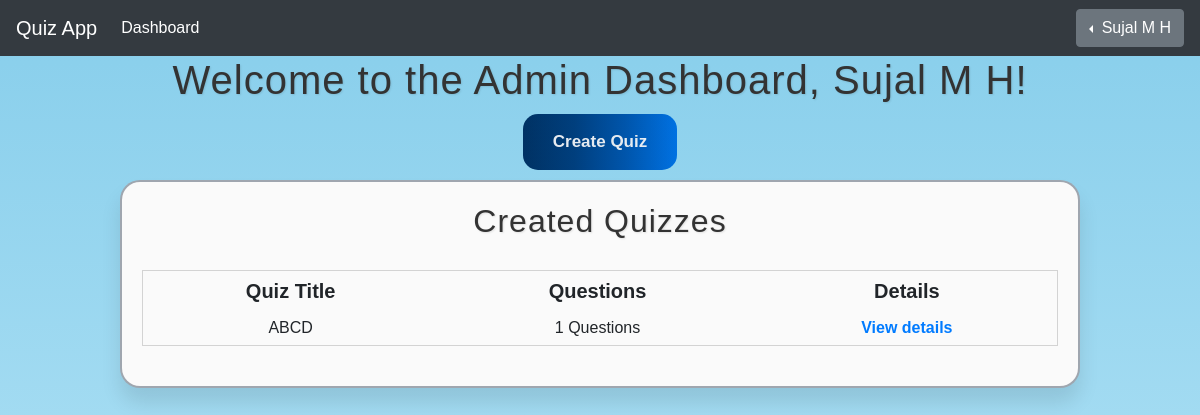
The app's page /admin/dashboard (signed in), older data.
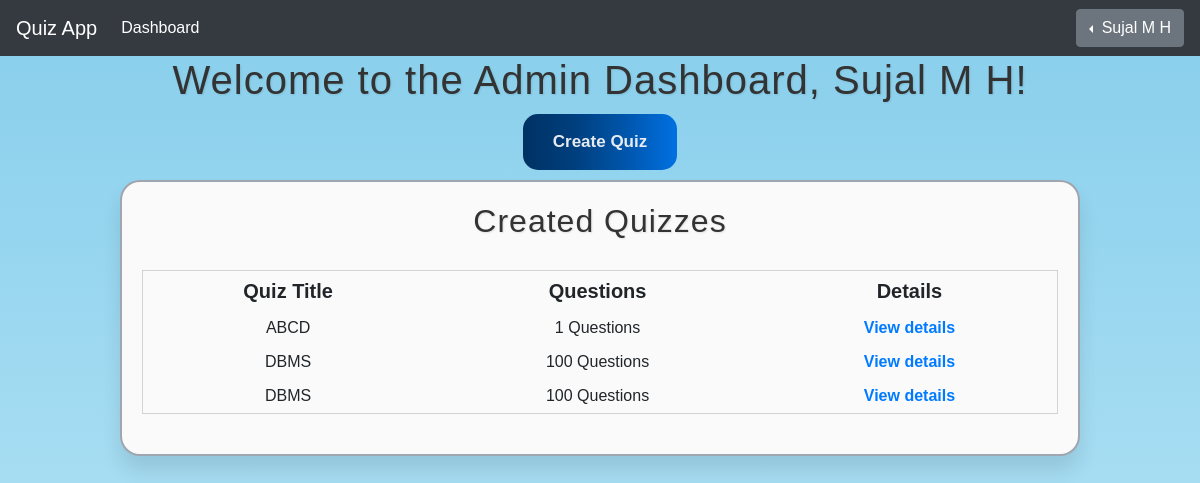
The same page, newer data.
### app/models.py (models this page shows)
class User(UserMixin, db.Model):
    __tablename__ = 'user'
    id = db.Column(db.Integer, primary_key=True)
    name = db.Column(db.String(100), nullable=False)
    usn = db.Column(db.String(10), unique=True, nullable=True)
    username = db.Column(db.String(100), unique=True, nullable=False)
    password = db.Column(db.String(200), nullable=False)
    role = db.Column(db.String(10), nullable=False, default='user')
    results = db.relationship('Result', back_populates='user')
    attempts = db.relationship('QuizAttempt', back_populates='user')

class Quiz(db.Model):
    __tablename__ = 'quiz'
    id = db.Column(db.Integer, primary_key=True)
    title = db.Column(db.String(150), nullable=False)
    time_limit = db.Column(db.Integer, nullable=True)
    num_questions_display = db.Column(db.Integer, nullable=False)
    link = db.Column(db.String(255), unique=True, nullable=False, default=generate_unique_quiz_link)
    admin_id = db.Column(db.Integer, db.ForeignKey('user.id'), nullable=False)
    questions = db.relationship('Question', backref='quiz', lazy=True, cascade='all, delete-orphan')
    results = db.relationship('Result', back_populates='quiz')
    start_time = db.Column(db.DateTime, nullable=True)
    end_time = db.Column(db.DateTime, nullable=True)
    attempts = db.relationship('QuizAttempt', back_populates='quiz')

### app/routes.py (the view)
@main.route('/admin/dashboard')
@login_required
def admin_dashboard():
    if current_user.role != 'admin':
        flash('Access denied: Admins only.', 'error')
        return redirect(url_for('main.login'))
    if session.get('user_id'):
        user = User.query.filter_by(id=session.get('user_id')).first_or_404()
        name = user.name
    else:
        name = None
    quizzes = Quiz.query.filter_by(admin_id=current_user.id).all()
    return render_template('admin_dashboard.html', quizzes=quizzes, name=name)

### app/routes.py (called while the page is built)
@login_manager.user_loader
def load_user(user_id):
    return User.query.get(int(user_id))

### app/templates/admin_dashboard.html (shortened to what this page needs)
<!DOCTYPE html>
<html lang="en">
<head>
    <link rel="stylesheet" href="https://cdn.jsdelivr.net/npm/bootstrap@4.6.2/dist/css/bootstrap.min.css">
    <link rel="stylesheet" href="{{ url_for('static', filename='css/base.css') }}">
    <link rel="stylesheet" href="{{ url_for('static', filename='css/dashboard.css') }}">
</head>
<body>
    <nav class="navbar navbar-expand-lg navbar-dark bg-dark">
        <a class="navbar-brand" href="#">Quiz App</a>
        <div class="collapse navbar-collapse" id="navbarText">
            <ul class="navbar-nav mr-auto">
                <li class="nav-item active">
                    <a class="nav-link" href="{{url_for('main.admin_dashboard')}}">Dashboard <span class="sr-only">(current)</span></a>
                </li>
            </ul>
            {% if name %}
                <div class="btn-group dropleft">
                    <span class="btn btn-secondary dropdown-toggle" type="button" id="dropdownMenuButton" data-toggle="dropdown" aria-haspopup="true" aria-expanded="false">
                        {{ name}}
                    </span>
                </div>
            {% else %}
                <span class="navbar-text">
                    <a href="{{url_for('main.login')}}">Login</a>
                </span>
            {% endif %}
        </div>
    </nav>
    <h1>Welcome to the Admin Dashboard, {{ current_user.name }}!</h1>
    <a href="{{ url_for('main.add_quiz') }}" class="button">Create Quiz</a>
    <div class="container">
        <h2>Created Quizzes</h2>
        <table>
            <thead>
                <tr>
                    <th>Quiz Title</th>
                    <th>Questions</th>
                    <th>Details</th>
                </tr>
            </thead>
            <tbody class="table-group-divider">
                {% for quiz in quizzes %}
                <tr>
                    <td>{{ quiz.title }}</td>
                    <td>{{ quiz.questions|length }} Questions</td>
                    <td><a href="{{url_for('main.admin_view_quiz', quiz_link=quiz.link) }}" class="link">View details</a></td>
                    {% else %}
                    <td>No quizzes found.</td>
                </tr>
                {% endfor %}
            </tbody>
        </table>
    </div>
</body>
</html>

### app/static/css/base.css (style rules this page uses)
body { font-family: Arial, sans-serif; margin: 0; padding: 0; background: linear-gradient(to bottom, #87ceeb 0%, #bbe7f8 100%); display: flex; flex-direction: column; align-items: center; width: 100%; min-height: 100vh; }
nav { width: 100%; }
h1 { text-align: center; color: #333; margin-bottom: 10px; text-shadow: 1px 1px 2px rgba(0, 0, 0, 0.1); letter-spacing: 1px; }
h2 { color: #333; margin-bottom: 10px; text-shadow: 1px 1px 2px rgba(0, 0, 0, 0.1); letter-spacing: 1px; }
.container { display: flex; flex-direction: column; align-items: center; justify-content: center; max-width: 80%; min-width: 75%; border: 2px solid #76818eaf; padding: 20px; border-radius: 20px; box-shadow: 0px 15px 20px rgba(0,0,0,0.1); background-color: #fafafa; margin: auto; margin-top: 10px; text-align: center; }
.button { font-weight: 550; padding: 15px 30px; background: linear-gradient(to right, #003366, #004080, #0059b3, #0073e6); color: #fff; border: none; border-radius: 15px; cursor: pointer; text-decoration: none; outline: none; font-size: 17px; height: fit-content; position: relative; overflow: hidden; transition: color 0.5s ease; }
.button::before { content: ''; position: absolute; top: 0; left: 0; right: 0; bottom: 0; background: linear-gradient(to right, #00264c, #003468, #003468, #015fbe); border-radius: 15px; opacity: 0.1; transition: opacity 0.3s ease; z-index: 0; }

### app/static/css/dashboard.css (style rules this page uses)
table { text-align: center; width: 100%; margin: 20px 0; border: 1px solid lightgrey; }
th { padding: 5px; font-size: 20px; }
td { padding: 5px; }
.link { color: #007bff; text-decoration: none; transition: color 0.3s ease; font-weight: bold; }

Row changes from the older to the newer data that the page shows:
added Quiz: title "DBMS", questions|length "100"
added Quiz: title "DBMS", questions|length "100"
